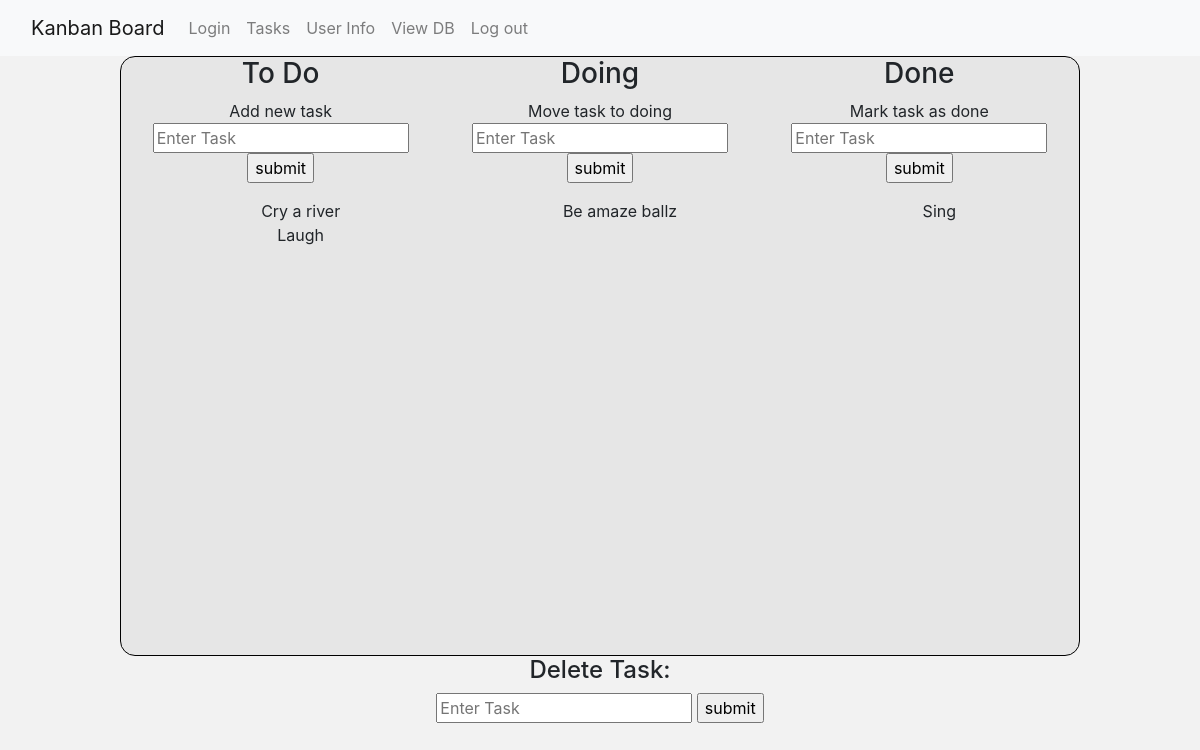
Page /tasks (signed in) on the committed database.
### app.py (models this page shows, shortened)
class Tasks(db.Model):
    task_id = db.Column(db.Integer, primary_key = True)
    user_id = db.Column(db.Integer)
    task_type = db.Column(db.String(100))
    task_description = db.Column(db.String(100))

### app.py (the view, shortened to what this page needs)
@app.route("/tasks", methods = ["POST", "GET"])
def tasks():
    if "user_name" in session:
        usr = Users.query.filter_by(user_name=session["user_name"], password=session["password"]).first()
        usr_todo = Tasks.query.filter_by(user_id=usr.user_id, task_type="todo").all()
        usr_doing = Tasks.query.filter_by(user_id=usr.user_id, task_type="doing").all()
        usr_done = Tasks.query.filter_by(user_id=usr.user_id, task_type="done").all()
        return render_template("tasks.html", todo=usr_todo, doing=usr_doing, done=usr_done)
    else:
        flash("You need to log in!")
        return redirect(url_for("login"))

### templates/tasks.html (shortened to what this page needs)
{% extends "base.html" %}
{% block body %}
    <div class="main-div">
        <div class="nav-headers">
            <div class="headers">
                <h3>To Do</h3>
                <form action="#" method="post">
                    <p>Add new task<br>
                        <input type="text" placeholder="Enter Task" name="add_todo">
                        <input type="submit" value="submit">
                    </p>
                </form>
            </div>
            <div class="headers">
                <h3>Doing</h3>
                <form action="#" method="post">
                    <p>Move task to doing<br>
                        <input type="text" placeholder="Enter Task" name="add_doing">
                        <input type="submit" value="submit">
                    </p>
                </form>
            </div>
            <div class="headers">
                <h3>Done</h3>
                <form action="#" method="post">
                    <p>Mark task as done<br>
                        <input type="text" placeholder="Enter Task" name="add_done">
                        <input type="submit" value="submit">
                    </p>
                </form>
            </div>
        </div>
        <div class="check">
            <div class="sub-main">
                <ul>
                    {% for task in todo %}
                        <li>{{task.task_description}}</li>
                    {% endfor %}
                </ul>
            </div>
            <div class="sub-main">
                <ul>
                    {% for task in doing %}
                        <li>{{task.task_description}}</li>
                    {% endfor %}
                </ul>
            </div>
            <div class="sub-main">
                <ul>
                    {% for task in done %}
                        <li>{{task.task_description}}</li>
                    {% endfor %}
                </ul>
            </div>
        </div>
    </div>
    <h4>Delete Task:</h4>
    <form action="#" method="post">
        <p>
            <input type="text" placeholder="Enter Task" name="delete">
            <input type="submit" value="submit">
        </p>
    </form>
{% endblock %}

### rows in the picture
Tasks: task_description "Cry a river"
Tasks: task_description "Laugh"
Tasks: task_description "Be amaze ballz"
Tasks: task_description "Sing"
